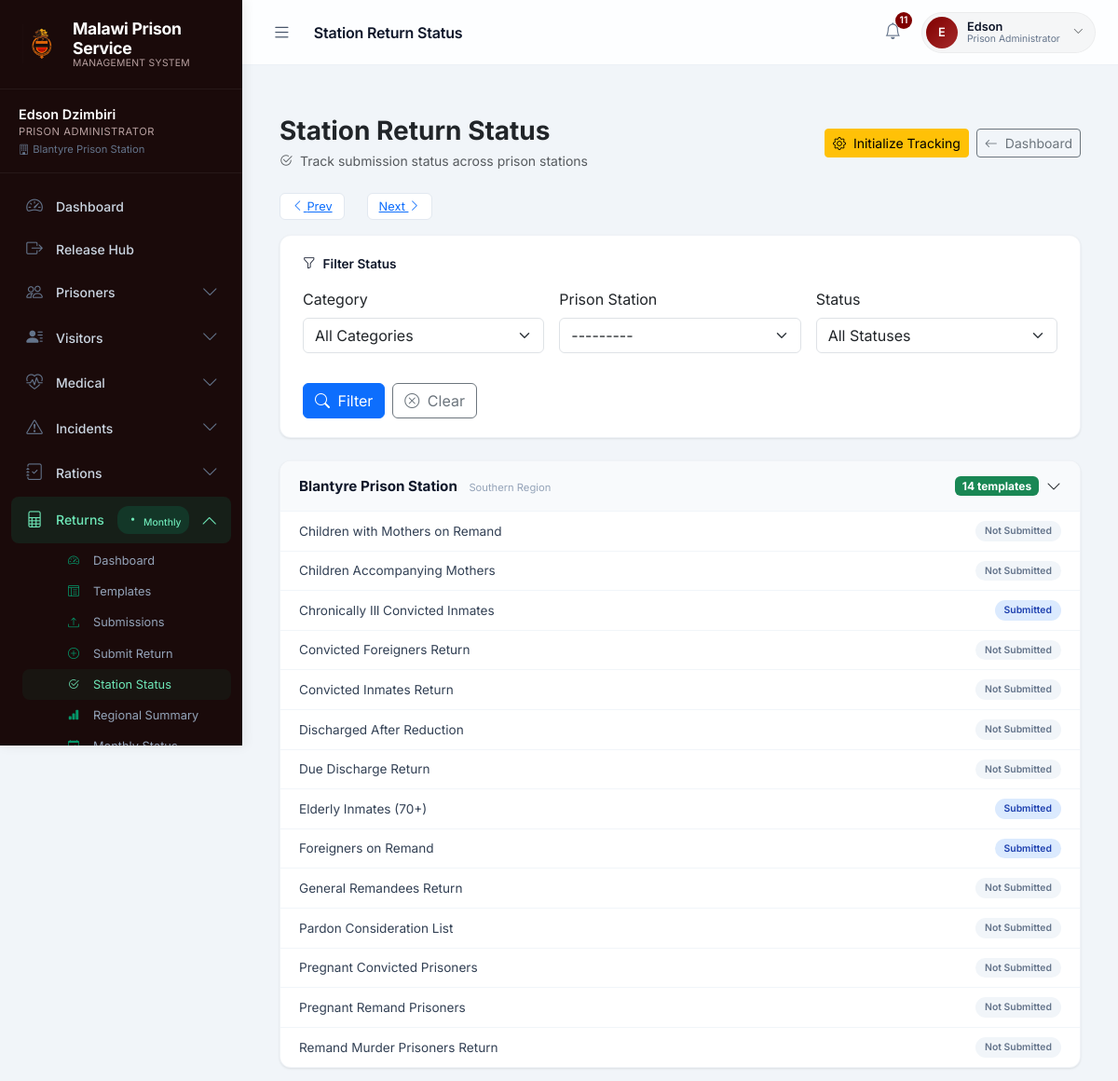
/returns/station-status/ (signed in, upper part), run on an earlier commit of the app's database.
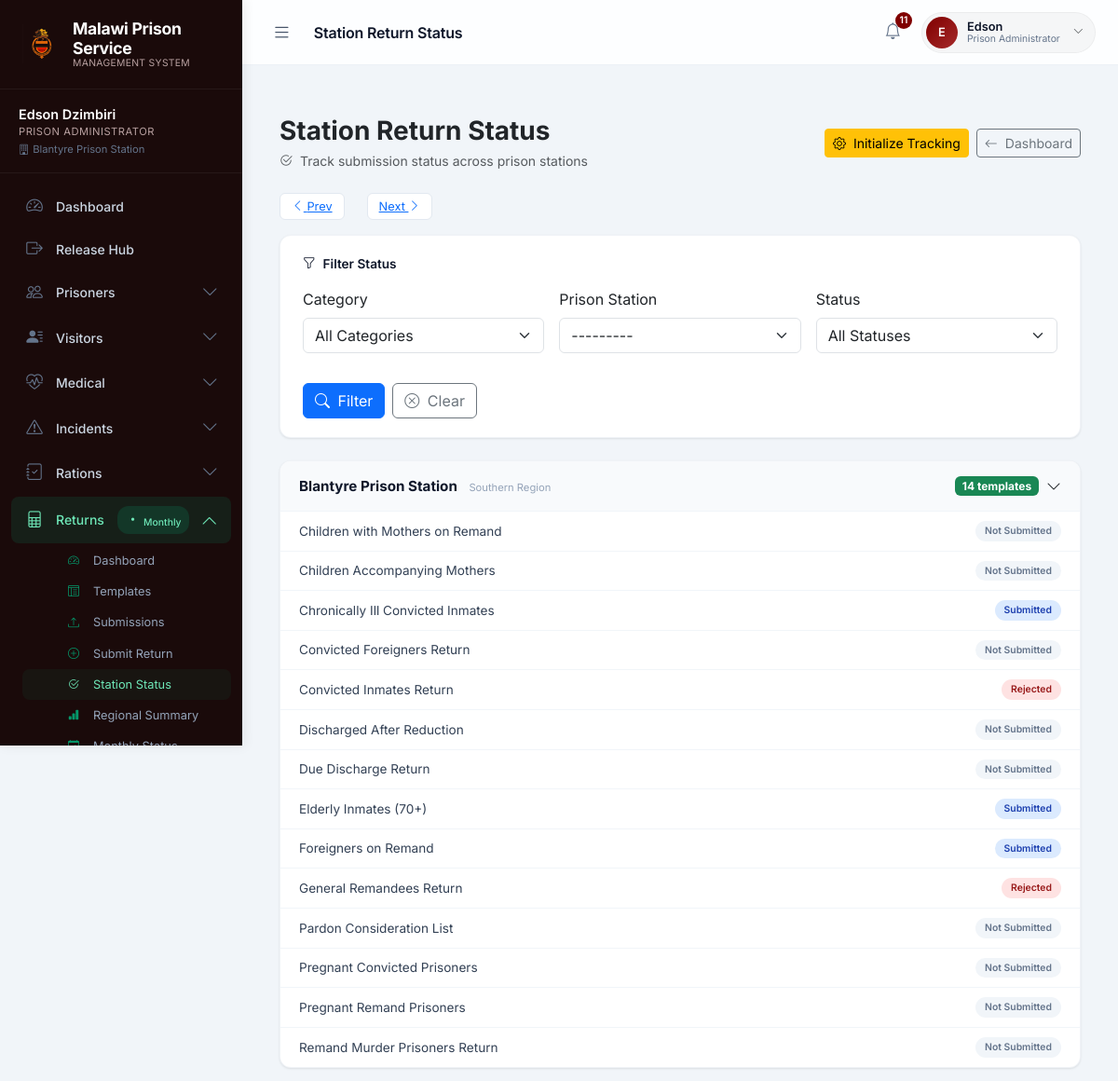
And on a later commit of the database.
### returns/models.py (models this page shows, shortened)
class StationReturnStatus(models.Model):
    STATUS_CHOICES = [
        ('not_submitted', 'Not Submitted'),
        ('pending', 'Pending Review'),
        ('submitted', 'Submitted'),
        ('approved', 'Approved'),
        ('rejected', 'Rejected'),
    ]
    prison_station = models.ForeignKey(PrisonStation, on_delete=models.CASCADE, related_name='return_statuses')
    template = models.ForeignKey(ReturnTemplate, on_delete=models.CASCADE, related_name='station_statuses')
    year = models.PositiveIntegerField(default=timezone.now().year)
    month = models.PositiveIntegerField(default=timezone.now().month)
    period = models.CharField(max_length=20, help_text="e.g., 2026-11 for November 2026")
    status = models.CharField(max_length=20, choices=STATUS_CHOICES, default='not_submitted')
    submission = models.ForeignKey(ReturnSubmission, on_delete=models.SET_NULL, null=True, blank=True)
    submitted_at = models.DateTimeField(null=True, blank=True, help_text="When the return was submitted")
    approved_at = models.DateTimeField(null=True, blank=True, help_text="When the return was approved")
    rejected_at = models.DateTimeField(null=True, blank=True, help_text="When the return was rejected")
    due_date = models.DateField(null=True, blank=True, help_text="Due date for submission")
    updated_at = models.DateTimeField(auto_now=True)
    class Meta:
        unique_together = ('prison_station', 'template', 'period')
        ordering = ['prison_station', 'template__category', 'year', 'month']
        indexes = [
            models.Index(fields=['year', 'month']),
            models.Index(fields=['period']),
            models.Index(fields=['status']),
        ]

class ReturnTemplate(models.Model):
    CATEGORY_CHOICES = [
        ('convicted_inmates', 'Convicted Inmates'),
        ('due_discharge', 'Due Discharge'),
        ('remand_murder', 'Remand Murder Prisoners'),
        ('convicted_foreigners', 'Convicted Foreigners'),
        ('general_remand', 'General Remandees'),
        ('pardon_consideration', 'Pardon Consideration'),
        ('chronically_ill', 'Chronically Ill Convicted'),
        ('elderly_inmates', 'Elderly Inmates (70+)'),
        ('discharged_reduction', 'Discharged After Reduction'),
        ('children_with_mothers', 'Children Accompanying Mothers'),
        ('pregnant_convicted', 'Pregnant Convicted'),
        ('pregnant_remand', 'Pregnant Remand'),
        ('children_remand', 'Children with Mothers on Remand'),
        ('foreigners_remand', 'Foreigners on Remand'),
    ]
    name = models.CharField(max_length=100, unique=True)
    category = models.CharField(max_length=50, choices=CATEGORY_CHOICES)
    description = models.TextField(blank=True)
    is_default = models.BooleanField(default=False, help_text="Indicates if this is a system default template")
    template_file = models.FileField(
        upload_to='return_templates/',
        null=True,
        blank=True,
        validators=[FileExtensionValidator(['csv', 'xlsx', 'xls'])]
    )
    required_columns = models.JSONField(default=list, help_text="List of required column headers")
    column_headers = models.JSONField(default=list, help_text="Display headers for the template")
    example_data = models.JSONField(default=list, help_text="Example rows for reference")
    is_active = models.BooleanField(default=True)
    created_at = models.DateTimeField(auto_now_add=True)
    updated_at = models.DateTimeField(auto_now=True)
    class Meta:
        ordering = ['category', 'name']

### returns/views.py (the view, shortened to what this page needs)
# urls.py: path('station-status/', views.station_status, name='station_status'),
@login_required
def station_status(request):
    user = request.user
    filter_form = ReturnsFilterForm(request.GET or None, user=user)
    period = request.GET.get('period', timezone.now().strftime('%Y-%m'))
    year, month = _parse_period(period)
    statuses = StationReturnStatus.objects.select_related(
        'prison_station', 'template', 'submission'
    ).order_by('prison_station__name', 'template__category')
    statuses = statuses.filter(year=year, month=month)
    grouped = {}
    for status in statuses:
        station_name = status.prison_station.name
        if station_name not in grouped:
            grouped[station_name] = {
                'station': status.prison_station,
                'statuses': []
            }
        grouped[station_name]['statuses'].append(status)
    context = {
        'grouped_statuses': grouped,
        'filter_form': filter_form,
        'period': period,
        'year': year,
        'month': month,
        'page_title': 'Station Return Status',
    }
    return render(request, 'returns/station_status.html', context)

### accounts/models.py (called while the page is built)
    def is_super_admin(self):
        return self.role == 'superuser' or self.is_superuser

    def is_ict_personnel(self):
        return self.role == 'ict_personnel'

### prison/models.py (called while the page is built)
    def __str__(self):
        return f"{self.name} ({self.get_region_display()})"

### returns/views.py (called while the page is built)
def _parse_period(period_str):
    try:
        parts = period_str.split('-')
        year = int(parts[0])
        month = int(parts[1])
        return year, month
    except (ValueError, IndexError):
        return timezone.now().year, timezone.now().month

### returns/templates/returns/station_status.html (shortened to what this page needs)
{% extends "prison/base.html" %}
{% load crispy_forms_tags %}
{% block page_title %}Station Return Status{% endblock %}
{% block content %}
<div class="container-fluid">
    <div class="d-flex align-items-center justify-content-between mb-4 flex-wrap gap-2">
        <div>
            <h1 class="h3 fw-bold mb-1">Station Return Status</h1>
            <p class="text-muted small mb-0">
                <i class="bi bi-check2-circle me-1"></i>
                Track submission status across prison stations
            </p>
        </div>
        <div class="d-flex gap-2">
            {% if user.is_superuser or user.is_prison_admin %}
            <a href="{% url 'returns:initialize_monthly_tracking' %}" class="btn btn-warning btn-sm">
                <i class="bi bi-gear me-1"></i> Initialize Tracking
            </a>
            {% endif %}
            <a href="{% url 'returns:dashboard' %}" class="btn btn-outline-secondary btn-sm">
                <i class="bi bi-arrow-left me-1"></i> Dashboard
            </a>
        </div>
    </div>
    <div class="period-nav">
        <a href="?period={{ previous_period }}" class="btn-period">
            <i class="bi bi-chevron-left"></i> Prev
        </a>
        <a href="?period={{ next_period }}" class="btn-period">
            Next <i class="bi bi-chevron-right"></i>
        </a>
    </div>
    <div class="filter-card">
        <div class="filter-title">
            <i class="bi bi-funnel"></i> Filter Status
        </div>
        <form method="get" class="row g-3">
            <div class="col-md-4 col-sm-6">
                {{ filter_form.category|as_crispy_field }}
            </div>
            <div class="col-md-4 col-sm-6">
                {{ filter_form.prison_station|as_crispy_field }}
            </div>
            <div class="col-md-4 col-sm-6">
                {{ filter_form.status|as_crispy_field }}
            </div>
            <div class="col-12 d-flex gap-2">
                <button type="submit" class="btn btn-primary">
                    <i class="bi bi-search me-1"></i> Filter
                </button>
                <a href="{% url 'returns:station_status' %}?period={{ period }}" class="btn btn-outline-secondary">
                    <i class="bi bi-x-circle me-1"></i> Clear
                </a>
            </div>
        </form>
    </div>
    {% if grouped_statuses %}
    {% for station_name, group in grouped_statuses.items %}
    <div class="station-group">
        <div class="station-group-header" data-bs-toggle="collapse" data-bs-target="#station-{{ forloop.counter }}">
            <div>
                <span class="station-name">{{ station_name }}</span>
                <span class="station-region ms-2">{{ group.station.get_region_display|default:"No Region" }}</span>
            </div>
            <div class="d-flex gap-2 align-items-center">
                {% with submitted=group.statuses|length|add:0 %}
                <span class="badge bg-success">{{ group.statuses|length }} templates</span>
                {% endwith %}
                <i class="bi bi-chevron-down"></i>
            </div>
        </div>
        <div class="station-group-body collapse show" id="station-{{ forloop.counter }}">
            {% for status in group.statuses %}
            <div class="status-row">
                <span class="template-name">{{ status.template.name }}</span>
                <span class="status-badge {{ status.status }}">
                    {{ status.get_status_display }}
                </span>
            </div>
            {% endfor %}
        </div>
    </div>
    {% endfor %}
    {% endif %}
</div>
{% endblock %}

What changed in the data, as far as the page shows it:
changed StationReturnStatus "Convicted Inmates Return": status "Not Submitted" → "Rejected"
changed StationReturnStatus "General Remandees Return": status "Not Submitted" → "Rejected"
